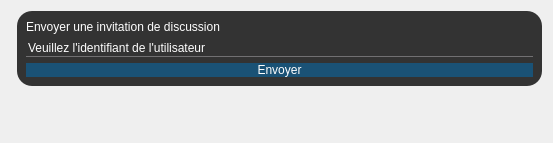
<?xml version="1.0" encoding="UTF-8"?>
<ui version="4.0">
 <class>invitation</class>
 <widget class="QDialog" name="invitation">
  <property name="geometry">
   <rect>
    <x>0</x>
    <y>0</y>
    <width>553</width>
    <height>143</height>
   </rect>
  </property>
  <property name="windowTitle">
   <string>Dialog</string>
  </property>
  <layout class="QFormLayout" name="formLayout">
   <item row="0" column="1">
    <widget class="QFrame" name="frameConnexion">
     <property name="styleSheet">
      <string notr="true">background-color: rgb(51, 51, 51);
border-radius: 15px;</string>
     </property>
     <property name="frameShape">
      <enum>QFrame::StyledPanel</enum>
     </property>
     <property name="frameShadow">
      <enum>QFrame::Raised</enum>
     </property>
     <layout class="QGridLayout" name="gridLayout">
      <item row="0" column="0">
       <widget class="QLabel" name="labelEnvoyerInvitation">
        <property name="styleSheet">
         <string notr="true">font: 700 21pt &quot;Roboto&quot;;
color: rgb(255, 255, 255);</string>
        </property>
        <property name="text">
         <string>Envoyer une invitation de discussion</string>
        </property>
       </widget>
      </item>
      <item row="1" column="0">
       <widget class="QLineEdit" name="lineEnvoyerInvitation">
        <property name="styleSheet">
         <string notr="true">background-color: transparent;
color: rgb(255, 255, 255);
border: none;
font: italic 18pt &quot;Arial&quot;;
border-bottom: 1px solid #717072;</string>
        </property>
        <property name="text">
         <string>Veuillez l'identifiant de l'utilisateur</string>
        </property>
        <property name="placeholderText">
         <string>Veuillez saisir l'email du correspondant</string>
        </property>
       </widget>
      </item>
      <item row="2" column="0">
       <widget class="QPushButton" name="pushButtonEnvoyerInv">
        <property name="styleSheet">
         <string notr="true">font: 16pt &quot;Roboto&quot;;
color: rgb(255, 255, 255);
background-color: rgb(26, 82, 118);
border-radius: 60px;
</string>
        </property>
        <property name="text">
         <string>Envoyer</string>
        </property>
       </widget>
      </item>
     </layout>
    </widget>
   </item>
  </layout>
 </widget>
 <resources/>
 <connections/>
</ui>
